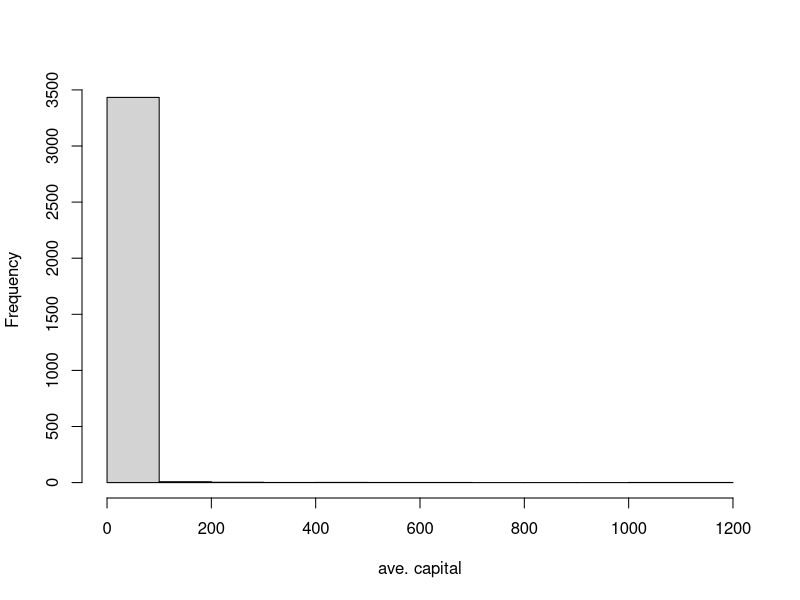
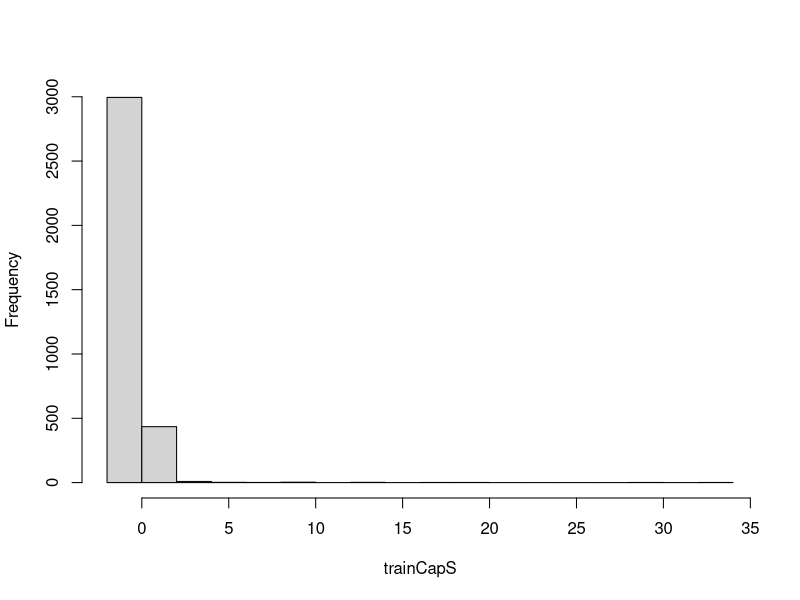
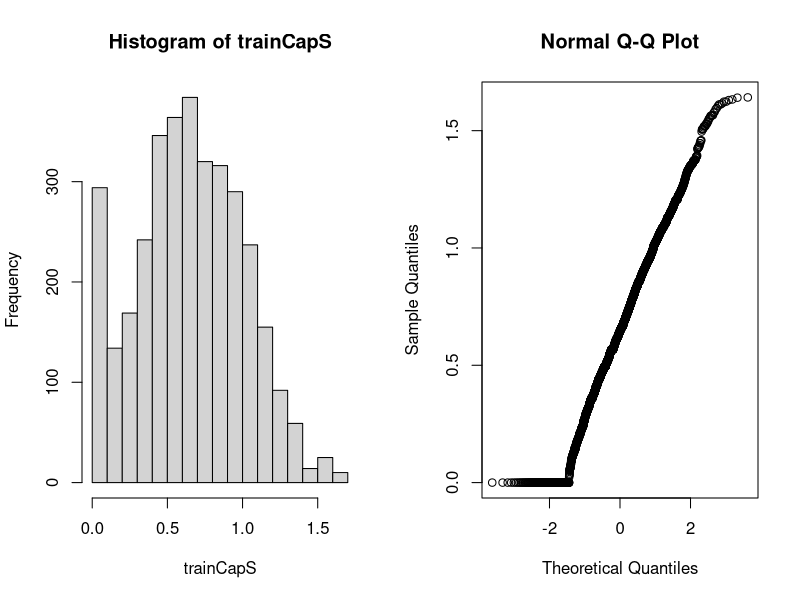

The R script that drew these images, in order:
library(caret)
library(ggplot2)
library(kernlab)
data(spam)
summary(spam)     
inTrain <- createDataPartition(spam$type,p=.75,list = FALSE)
training <- spam[inTrain,]
testing <- spam[-inTrain,]

hist(training$capitalAve,main = "",xlab = "ave. capital")

# since the data shows a great standard deviation we need to standardize it
trainCap <- training$capitalAve
trainCapS <- (trainCap-mean(trainCap))/sd(trainCap)
mean(trainCapS)
sd(trainCapS)
hist(trainCapS,main="")

# Using a class of "caret" library to preprocess the data
preObj=preProcess(training[,-58],method = c("center","scale"))
trainCapAvs=predict(preObj,training[,-58])$capitalAve
mean(trainCapAvs)
sd(trainCapAvs)
# applying the current object on a different dataset
testCapAvs=predict(preObj,testing[,-58])$capitalAve
# we can also apply the preporcess as an argument in the fit method
modelfit<- train(type~., data = training,preProcess=c("center","scale"),method="glm")

# Using other kind ot transformation
preObj2=preProcess(training[,-58],method = c("BoxCox"))
trainCapS=predict(preObj2,training[,-58])$capitalAve
par(mfrow=c(1,2));hist(trainCapS);qqnorm(trainCapS)

# Working with Null Data
set.seed(13433)
training$capval=training$capitalAve
slectNA= rbinom(dim(training)[1],size=1, prob =.5)==1
training$capval[slectNA]=NA
# Impute and standardization
preObj3=preProcess(training[,-58],method = c("knnImpute"))
capAve=predict(preObj3,training[,-58])$capval
